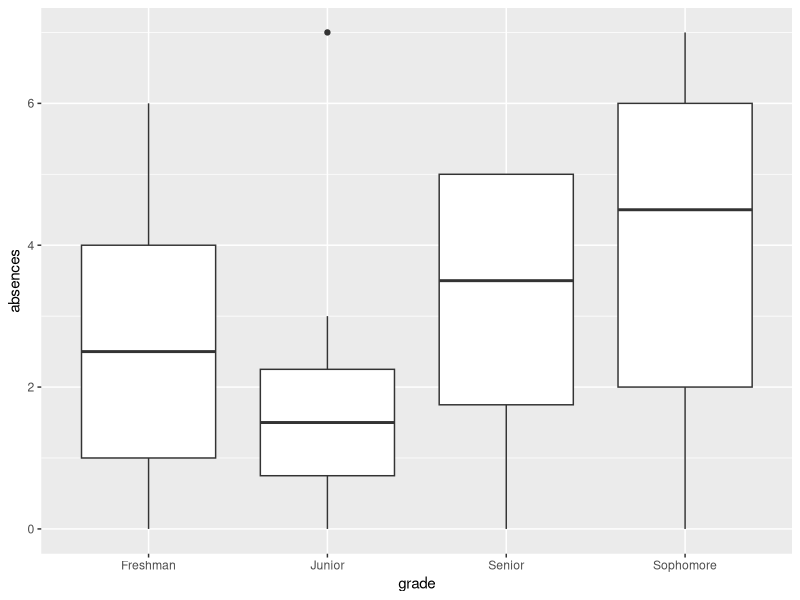
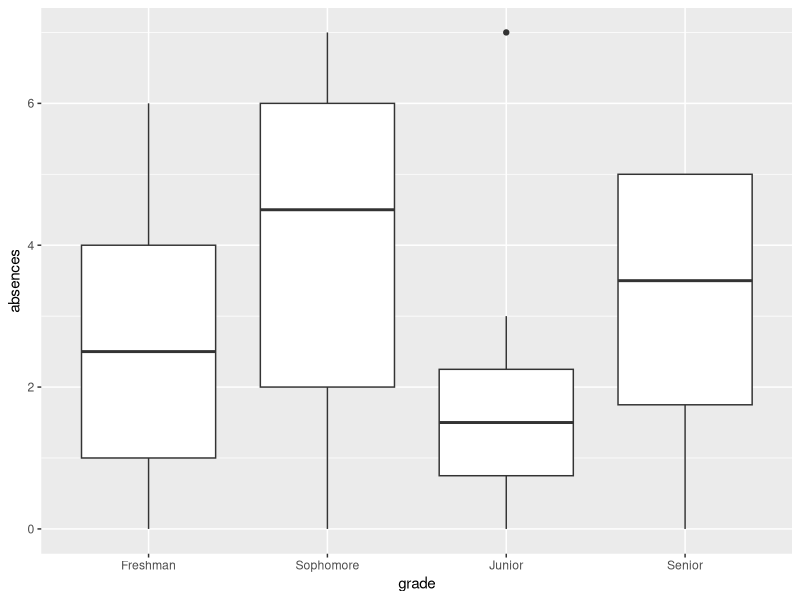

Here is the R script that generated these plots, in order:

library(tidyverse)

set.seed(123)
data_highschool <- tibble(absences = sample(0:7, size = 32, replace = TRUE), grade = rep(c("Sophomore","Freshman",  "Junior", "Senior"), 8))
data_highschool

data_highschool %>%
  ggplot(mapping = aes(x = grade, y = absences)) +
  geom_boxplot()

class(data_highschool$grade)
data_highschool_fct <- data_highschool %>% 
  mutate(grade = factor(grade, levels = c("Freshman", "Sophomore", "Junior", "Senior")))
data_highschool_fct

data_highschool_fct %>%
  ggplot(mapping = aes(x = grade, y = absences)) +
  geom_boxplot()

data_highschool %>% arrange(grade)
data_highschool_fct %>% arrange(grade)

data_highschool %>% group_by(grade) %>% summarise(mean = mean(absences))

data_highschool_fct %>% group_by(grade) %>% summarise(mean = mean(absences))


